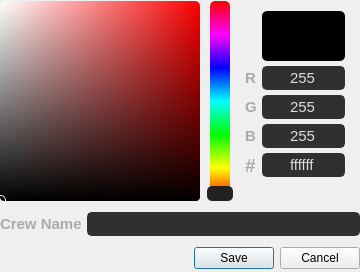
<?xml version="1.0" encoding="UTF-8"?>
<ui version="4.0">
 <class>ColorPicker</class>
 <widget class="QWidget" name="ColorPicker">
  <property name="geometry">
   <rect>
    <x>0</x>
    <y>0</y>
    <width>360</width>
    <height>272</height>
   </rect>
  </property>
  <property name="sizePolicy">
   <sizepolicy hsizetype="Preferred" vsizetype="Preferred">
    <horstretch>0</horstretch>
    <verstretch>0</verstretch>
   </sizepolicy>
  </property>
  <property name="minimumSize">
   <size>
    <width>0</width>
    <height>0</height>
   </size>
  </property>
  <property name="maximumSize">
   <size>
    <width>360</width>
    <height>300</height>
   </size>
  </property>
  <property name="styleSheet">
   <string notr="true">QWidget{
	background-color: none;
}
QFrame{
	border-radius:5px;
}

/*  LINE EDIT */
QLineEdit{
	color: rgb(221, 221, 221);
	background-color: #303030;
	border: 2px solid #303030;
	border-radius: 5px;
	selection-color: rgb(16, 16, 16);
	selection-background-color: rgb(221, 51, 34);
	font-family: Segoe UI;
	font-size: 11pt;
}
QLineEdit::focus{
	border-color: #aaaaaa;
}
</string>
  </property>
  <layout class="QVBoxLayout" name="verticalLayout">
   <property name="spacing">
    <number>10</number>
   </property>
   <property name="leftMargin">
    <number>0</number>
   </property>
   <property name="topMargin">
    <number>0</number>
   </property>
   <property name="rightMargin">
    <number>0</number>
   </property>
   <property name="bottomMargin">
    <number>0</number>
   </property>
   <item>
    <widget class="QWidget" name="ColorPickerMains" native="true">
     <property name="sizePolicy">
      <sizepolicy hsizetype="Fixed" vsizetype="Fixed">
       <horstretch>0</horstretch>
       <verstretch>0</verstretch>
      </sizepolicy>
     </property>
     <property name="maximumSize">
      <size>
       <width>360</width>
       <height>200</height>
      </size>
     </property>
     <layout class="QHBoxLayout" name="horizontalLayout_5">
      <property name="spacing">
       <number>0</number>
      </property>
      <property name="leftMargin">
       <number>0</number>
      </property>
      <property name="topMargin">
       <number>0</number>
      </property>
      <property name="rightMargin">
       <number>0</number>
      </property>
      <property name="bottomMargin">
       <number>0</number>
      </property>
      <item>
       <widget class="QFrame" name="color_view">
        <property name="minimumSize">
         <size>
          <width>200</width>
          <height>200</height>
         </size>
        </property>
        <property name="maximumSize">
         <size>
          <width>5000</width>
          <height>5000</height>
         </size>
        </property>
        <property name="styleSheet">
         <string notr="true">/* ALL CHANGES HERE WILL BE OVERWRITTEN */;
background-color: qlineargradient(x1:1, x2:0, stop:0 hsl(0%,100%,50%), stop:1 rgba(255, 255, 255, 255));

</string>
        </property>
        <property name="frameShape">
         <enum>QFrame::Shape::StyledPanel</enum>
        </property>
        <property name="frameShadow">
         <enum>QFrame::Shadow::Raised</enum>
        </property>
        <layout class="QVBoxLayout" name="verticalLayout_2">
         <property name="spacing">
          <number>0</number>
         </property>
         <property name="leftMargin">
          <number>0</number>
         </property>
         <property name="topMargin">
          <number>0</number>
         </property>
         <property name="rightMargin">
          <number>0</number>
         </property>
         <property name="bottomMargin">
          <number>0</number>
         </property>
         <item>
          <widget class="QFrame" name="black_overlay">
           <property name="styleSheet">
            <string notr="true">background-color: qlineargradient(spread:pad, x1:0, y1:0, x2:0, y2:1, stop:0 rgba(0, 0, 0, 0), stop:1 rgba(0, 0, 0, 255));
border-radius: 4px;

</string>
           </property>
           <property name="frameShape">
            <enum>QFrame::Shape::StyledPanel</enum>
           </property>
           <property name="frameShadow">
            <enum>QFrame::Shadow::Raised</enum>
           </property>
           <widget class="QFrame" name="selector">
            <property name="geometry">
             <rect>
              <x>-6</x>
              <y>194</y>
              <width>12</width>
              <height>12</height>
             </rect>
            </property>
            <property name="minimumSize">
             <size>
              <width>12</width>
              <height>12</height>
             </size>
            </property>
            <property name="maximumSize">
             <size>
              <width>12</width>
              <height>12</height>
             </size>
            </property>
            <property name="styleSheet">
             <string notr="true">background-color:none;
border: 1px solid white;
border-radius: 5px;</string>
            </property>
            <property name="frameShape">
             <enum>QFrame::Shape::StyledPanel</enum>
            </property>
            <property name="frameShadow">
             <enum>QFrame::Shadow::Raised</enum>
            </property>
            <widget class="QLabel" name="black_ring">
             <property name="geometry">
              <rect>
               <x>1</x>
               <y>1</y>
               <width>10</width>
               <height>10</height>
              </rect>
             </property>
             <property name="minimumSize">
              <size>
               <width>10</width>
               <height>10</height>
              </size>
             </property>
             <property name="maximumSize">
              <size>
               <width>10</width>
               <height>10</height>
              </size>
             </property>
             <property name="baseSize">
              <size>
               <width>10</width>
               <height>10</height>
              </size>
             </property>
             <property name="styleSheet">
              <string notr="true">background-color: none;
border: 1px solid black;
border-radius: 5px;</string>
             </property>
             <property name="text">
              <string/>
             </property>
            </widget>
           </widget>
          </widget>
         </item>
        </layout>
       </widget>
      </item>
      <item>
       <widget class="QFrame" name="hue_frame">
        <property name="minimumSize">
         <size>
          <width>30</width>
          <height>0</height>
         </size>
        </property>
        <property name="styleSheet">
         <string notr="true">QLabel{
	border-radius: 5px;
}</string>
        </property>
        <property name="frameShape">
         <enum>QFrame::Shape::StyledPanel</enum>
        </property>
        <property name="frameShadow">
         <enum>QFrame::Shadow::Raised</enum>
        </property>
        <widget class="QFrame" name="hue_bg">
         <property name="geometry">
          <rect>
           <x>10</x>
           <y>0</y>
           <width>20</width>
           <height>200</height>
          </rect>
         </property>
         <property name="minimumSize">
          <size>
           <width>20</width>
           <height>200</height>
          </size>
         </property>
         <property name="styleSheet">
          <string notr="true">background-color: qlineargradient(spread:pad, x1:0, y1:1, x2:0, y2:0, stop:0 rgba(255, 0, 0, 255), stop:0.166 rgba(255, 255, 0, 255), stop:0.333 rgba(0, 255, 0, 255), stop:0.5 rgba(0, 255, 255, 255), stop:0.666 rgba(0, 0, 255, 255), stop:0.833 rgba(255, 0, 255, 255), stop:1 rgba(255, 0, 0, 255));
border-radius: 5px;</string>
         </property>
         <property name="frameShape">
          <enum>QFrame::Shape::StyledPanel</enum>
         </property>
         <property name="frameShadow">
          <enum>QFrame::Shadow::Raised</enum>
         </property>
        </widget>
        <widget class="QLabel" name="hue_selector">
         <property name="geometry">
          <rect>
           <x>7</x>
           <y>185</y>
           <width>26</width>
           <height>15</height>
          </rect>
         </property>
         <property name="minimumSize">
          <size>
           <width>26</width>
           <height>0</height>
          </size>
         </property>
         <property name="styleSheet">
          <string notr="true">background-color: #222;
</string>
         </property>
         <property name="text">
          <string/>
         </property>
        </widget>
        <widget class="QFrame" name="hue">
         <property name="geometry">
          <rect>
           <x>7</x>
           <y>0</y>
           <width>26</width>
           <height>200</height>
          </rect>
         </property>
         <property name="minimumSize">
          <size>
           <width>20</width>
           <height>200</height>
          </size>
         </property>
         <property name="styleSheet">
          <string notr="true"/>
         </property>
         <property name="frameShape">
          <enum>QFrame::Shape::StyledPanel</enum>
         </property>
         <property name="frameShadow">
          <enum>QFrame::Shadow::Raised</enum>
         </property>
        </widget>
       </widget>
      </item>
      <item>
       <widget class="QFrame" name="editfields">
        <property name="minimumSize">
         <size>
          <width>120</width>
          <height>200</height>
         </size>
        </property>
        <property name="maximumSize">
         <size>
          <width>120</width>
          <height>200</height>
         </size>
        </property>
        <property name="styleSheet">
         <string notr="true">QLabel{
	font-family: Segoe UI;
font-weight: bold;
	font-size: 11pt;
	color: #aaaaaa;
	border-radius: 5px;
}
</string>
        </property>
        <property name="frameShape">
         <enum>QFrame::Shape::StyledPanel</enum>
        </property>
        <property name="frameShadow">
         <enum>QFrame::Shadow::Raised</enum>
        </property>
        <layout class="QFormLayout" name="formLayout">
         <property name="horizontalSpacing">
          <number>5</number>
         </property>
         <property name="verticalSpacing">
          <number>5</number>
         </property>
         <property name="leftMargin">
          <number>5</number>
         </property>
         <property name="topMargin">
          <number>10</number>
         </property>
         <property name="rightMargin">
          <number>15</number>
         </property>
         <property name="bottomMargin">
          <number>3</number>
         </property>
         <item row="0" column="1">
          <widget class="QLabel" name="color_vis">
           <property name="minimumSize">
            <size>
             <width>0</width>
             <height>50</height>
            </size>
           </property>
           <property name="maximumSize">
            <size>
             <width>16777215</width>
             <height>50</height>
            </size>
           </property>
           <property name="styleSheet">
            <string notr="true">/* ALL CHANGES HERE WILL BE OVERWRITTEN */;
background-color: #000;
</string>
           </property>
           <property name="text">
            <string/>
           </property>
          </widget>
         </item>
         <item row="1" column="0">
          <widget class="QLabel" name="lbl_red">
           <property name="text">
            <string>R</string>
           </property>
           <property name="buddy">
            <cstring>red</cstring>
           </property>
          </widget>
         </item>
         <item row="1" column="1">
          <widget class="QLineEdit" name="red">
           <property name="text">
            <string>255</string>
           </property>
           <property name="alignment">
            <set>Qt::AlignmentFlag::AlignCenter</set>
           </property>
           <property name="clearButtonEnabled">
            <bool>false</bool>
           </property>
          </widget>
         </item>
         <item row="2" column="0">
          <widget class="QLabel" name="lbl_green">
           <property name="text">
            <string>G</string>
           </property>
           <property name="buddy">
            <cstring>green</cstring>
           </property>
          </widget>
         </item>
         <item row="2" column="1">
          <widget class="QLineEdit" name="green">
           <property name="text">
            <string>255</string>
           </property>
           <property name="alignment">
            <set>Qt::AlignmentFlag::AlignCenter</set>
           </property>
          </widget>
         </item>
         <item row="3" column="0">
          <widget class="QLabel" name="lbl_blue">
           <property name="text">
            <string>B</string>
           </property>
           <property name="buddy">
            <cstring>blue</cstring>
           </property>
          </widget>
         </item>
         <item row="3" column="1">
          <widget class="QLineEdit" name="blue">
           <property name="text">
            <string>255</string>
           </property>
           <property name="alignment">
            <set>Qt::AlignmentFlag::AlignCenter</set>
           </property>
          </widget>
         </item>
         <item row="4" column="0">
          <widget class="QLabel" name="lbl_hex">
           <property name="styleSheet">
            <string notr="true">font-size: 14pt;</string>
           </property>
           <property name="text">
            <string>#</string>
           </property>
           <property name="buddy">
            <cstring>blue</cstring>
           </property>
          </widget>
         </item>
         <item row="4" column="1">
          <widget class="QLineEdit" name="hex">
           <property name="text">
            <string>ffffff</string>
           </property>
           <property name="alignment">
            <set>Qt::AlignmentFlag::AlignCenter</set>
           </property>
          </widget>
         </item>
        </layout>
       </widget>
      </item>
     </layout>
    </widget>
   </item>
   <item>
    <layout class="QHBoxLayout" name="horizontalLayout_2">
     <item>
      <widget class="QLabel" name="label">
       <property name="palette">
        <palette>
         <active>
          <colorrole role="WindowText">
           <brush brushstyle="SolidPattern">
            <color alpha="255">
             <red>170</red>
             <green>170</green>
             <blue>170</blue>
            </color>
           </brush>
          </colorrole>
          <colorrole role="Text">
           <brush brushstyle="SolidPattern">
            <color alpha="255">
             <red>170</red>
             <green>170</green>
             <blue>170</blue>
            </color>
           </brush>
          </colorrole>
         </active>
         <inactive>
          <colorrole role="WindowText">
           <brush brushstyle="SolidPattern">
            <color alpha="255">
             <red>170</red>
             <green>170</green>
             <blue>170</blue>
            </color>
           </brush>
          </colorrole>
          <colorrole role="Text">
           <brush brushstyle="SolidPattern">
            <color alpha="255">
             <red>170</red>
             <green>170</green>
             <blue>170</blue>
            </color>
           </brush>
          </colorrole>
         </inactive>
         <disabled/>
        </palette>
       </property>
       <property name="font">
        <font>
         <family>Segoe UI</family>
         <pointsize>11</pointsize>
         <bold>true</bold>
        </font>
       </property>
       <property name="text">
        <string>Crew Name</string>
       </property>
      </widget>
     </item>
     <item>
      <widget class="QLineEdit" name="lineEdit"/>
     </item>
    </layout>
   </item>
   <item>
    <widget class="QDialogButtonBox" name="buttonBox">
     <property name="font">
      <font>
       <family>Segoe UI</family>
       <pointsize>11</pointsize>
      </font>
     </property>
     <property name="standardButtons">
      <set>QDialogButtonBox::StandardButton::Cancel|QDialogButtonBox::StandardButton::Save</set>
     </property>
    </widget>
   </item>
  </layout>
 </widget>
 <layoutdefault spacing="5" margin="10"/>
 <tabstops>
  <tabstop>red</tabstop>
  <tabstop>green</tabstop>
  <tabstop>blue</tabstop>
 </tabstops>
 <resources/>
 <connections/>
</ui>
